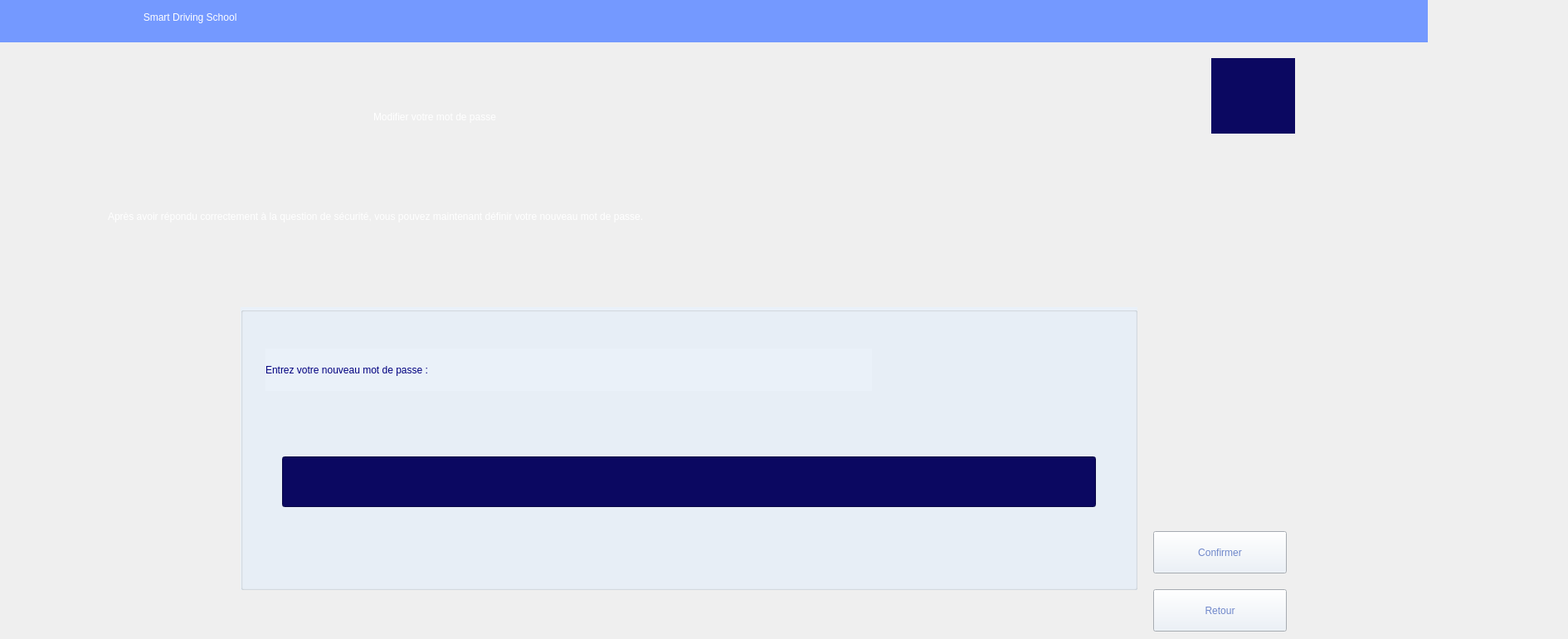
    <widget class="QWidget" name="recuppwd">
     <widget class="QLabel" name="label_132">
      <property name="geometry">
       <rect>
        <x>-160</x>
        <y>-10</y>
        <width>1881</width>
        <height>61</height>
       </rect>
      </property>
      <property name="styleSheet">
       <string notr="true">color: rgb(255, 255, 255);
background-color: rgb(116, 153, 255);
font: 24pt &quot;Segoe UI Symbol&quot;;</string>
      </property>
      <property name="text">
       <string>                                                                                                    Smart Driving School         </string>
      </property>
     </widget>
     <widget class="QLabel" name="label_136">
      <property name="geometry">
       <rect>
        <x>1020</x>
        <y>10</y>
        <width>41</width>
        <height>31</height>
       </rect>
      </property>
      <property name="styleSheet">
       <string notr="true">background-color: rgb(116, 153, 255);</string>
      </property>
      <property name="text">
       <string/>
      </property>
      <property name="pixmap">
       <pixmap resource="ressources.qrc">:/images/image22.png</pixmap>
      </property>
      <property name="scaledContents">
       <bool>true</bool>
      </property>
     </widget>
     <widget class="QLabel" name="label_137">
      <property name="geometry">
       <rect>
        <x>670</x>
        <y>10</y>
        <width>41</width>
        <height>31</height>
       </rect>
      </property>
      <property name="styleSheet">
       <string notr="true">background-color: rgb(116, 153, 255);</string>
      </property>
      <property name="text">
       <string/>
      </property>
      <property name="pixmap">
       <pixmap resource="ressources.qrc">:/images/image22.png</pixmap>
      </property>
      <property name="scaledContents">
       <bool>true</bool>
      </property>
     </widget>
     <widget class="QLabel" name="label_138">
      <property name="geometry">
       <rect>
        <x>1460</x>
        <y>70</y>
        <width>101</width>
        <height>91</height>
       </rect>
      </property>
      <property name="styleSheet">
       <string notr="true">background-color: rgb(11, 8, 97);</string>
      </property>
      <property name="text">
       <string/>
      </property>
      <property name="pixmap">
       <pixmap resource="ressources.qrc">:/images/logoc++++.png</pixmap>
      </property>
      <property name="scaledContents">
       <bool>true</bool>
      </property>
     </widget>
     <widget class="QLabel" name="label_140">
      <property name="geometry">
       <rect>
        <x>450</x>
        <y>80</y>
        <width>851</width>
        <height>121</height>
       </rect>
      </property>
      <property name="styleSheet">
       <string notr="true">font: 50pt &quot;Chaparral Pro&quot;;
color: rgb(255, 255, 255);</string>
      </property>
      <property name="text">
       <string>Modifier votre mot de passe</string>
      </property>
     </widget>
     <widget class="QLabel" name="label_141">
      <property name="geometry">
       <rect>
        <x>130</x>
        <y>240</y>
        <width>1491</width>
        <height>41</height>
       </rect>
      </property>
      <property name="styleSheet">
       <string notr="true">font: 21pt &quot;Chaparral Pro&quot;;
color: rgb(255, 255, 255);</string>
      </property>
      <property name="text">
       <string>Après avoir répondu correctement à la question de sécurité, vous pouvez maintenant définir votre nouveau mot de passe.</string>
      </property>
     </widget>
     <widget class="QGroupBox" name="groupBox_27">
      <property name="geometry">
       <rect>
        <x>290</x>
        <y>370</y>
        <width>1081</width>
        <height>341</height>
       </rect>
      </property>
      <property name="styleSheet">
       <string notr="true">background-color: rgb(234, 241, 249);</string>
      </property>
      <property name="title">
       <string/>
      </property>
      <widget class="QLineEdit" name="lineEdit_newPassword">
       <property name="geometry">
        <rect>
         <x>50</x>
         <y>180</y>
         <width>981</width>
         <height>61</height>
        </rect>
       </property>
       <property name="styleSheet">
        <string notr="true">background-color: rgb(11, 8, 97);
color: rgb(255, 255, 255);
font: 25pt &quot;Chaparral Pro&quot;;
</string>
       </property>
      </widget>
      <widget class="QLabel" name="label_139">
       <property name="geometry">
        <rect>
         <x>30</x>
         <y>50</y>
         <width>731</width>
         <height>51</height>
        </rect>
       </property>
       <property name="styleSheet">
        <string notr="true">font: 23pt &quot;Segoe UI&quot;;
color: rgb(0, 0, 127);</string>
       </property>
       <property name="text">
        <string>Entrez votre nouveau mot de passe :</string>
       </property>
      </widget>
     </widget>
     <widget class="QPushButton" name="pushButton_changepassword">
      <property name="geometry">
       <rect>
        <x>1390</x>
        <y>640</y>
        <width>161</width>
        <height>51</height>
       </rect>
      </property>
      <property name="styleSheet">
       <string notr="true">background-color: rgb(233, 240, 248);
color: rgb(111, 135, 202);
font: 700 14pt &quot;Segoe UI&quot;;</string>
      </property>
      <property name="text">
       <string>Confirmer</string>
      </property>
      <property name="icon">
       <iconset theme="QIcon::ThemeIcon::EditRedo"/>
      </property>
     </widget>
     <widget class="QPushButton" name="pushButton141_3">
      <property name="geometry">
       <rect>
        <x>1390</x>
        <y>710</y>
        <width>161</width>
        <height>51</height>
       </rect>
      </property>
      <property name="styleSheet">
       <string notr="true">background-color: rgb(233, 240, 248);
color: rgb(111, 135, 202);
font: 700 14pt &quot;Segoe UI&quot;;</string>
      </property>
      <property name="text">
       <string>Retour</string>
      </property>
      <property name="icon">
       <iconset theme="QIcon::ThemeIcon::DocumentRevert"/>
      </property>
     </widget>
    </widget>
